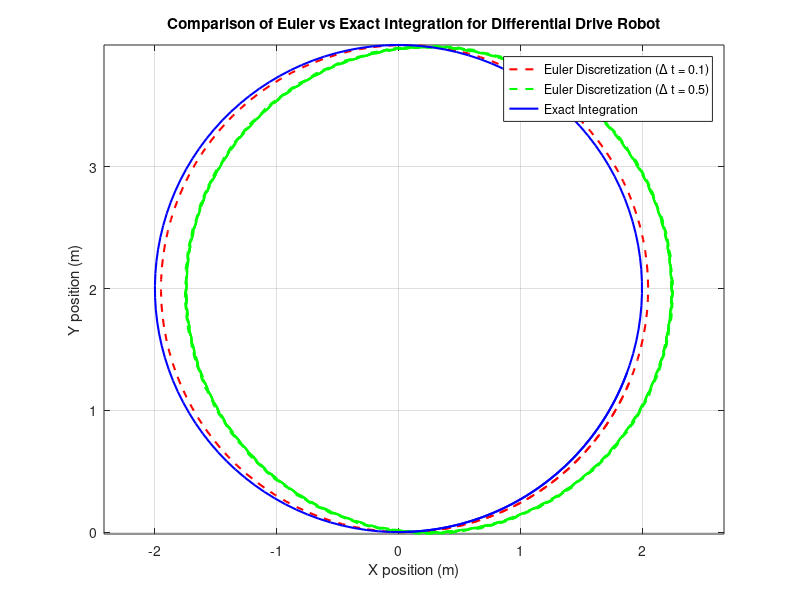

Reproduce this figure in MATLAB.
%% Comparison of Euler Discretization and Exact Integration for Differential Drive Robot

% Parameters
v = 1.0;               % Linear velocity (m/s)
omega = 0.5;           % Angular velocity (rad/s)
x0 = 0;                % Initial x position
y0 = 0;                % Initial y position
theta0 = 0;            % Initial orientation (rad)
num_steps = 150;        % Number of steps

% Case 1: Delta_t = 0.1 (small time step)
Delta_t1 = 0.1;
x_euler1 = zeros(1, num_steps+1);
y_euler1 = zeros(1, num_steps+1);
theta_euler1 = zeros(1, num_steps+1);
x_exact1 = zeros(1, num_steps+1);
y_exact1 = zeros(1, num_steps+1);
theta_exact1 = zeros(1, num_steps+1);
x_euler1(1) = x0;
y_euler1(1) = y0;
theta_euler1(1) = theta0;
x_exact1(1) = x0;
y_exact1(1) = y0;
theta_exact1(1) = theta0;

for k = 1:num_steps
    % Euler discretization
    x_euler1(k+1) = x_euler1(k) + v * cos(theta_euler1(k)) * Delta_t1;
    y_euler1(k+1) = y_euler1(k) + v * sin(theta_euler1(k)) * Delta_t1;
    theta_euler1(k+1) = theta_euler1(k) + omega * Delta_t1;
    % Exact integration
    theta_next = theta_exact1(k) + omega * Delta_t1;
    if omega ~= 0
        x_exact1(k+1) = x_exact1(k) + (v / omega) * (sin(theta_next) - sin(theta_exact1(k)));
        y_exact1(k+1) = y_exact1(k) - (v / omega) * (cos(theta_next) - cos(theta_exact1(k)));
    else
        x_exact1(k+1) = x_exact1(k) + v * cos(theta_exact1(k)) * Delta_t1;
        y_exact1(k+1) = y_exact1(k) + v * sin(theta_exact1(k)) * Delta_t1;
    end
    theta_exact1(k+1) = theta_next;
end

% Case 2: Delta_t = 0.5 (large time step)
Delta_t2 = 0.5;
x_euler2 = zeros(1, num_steps+1);
y_euler2 = zeros(1, num_steps+1);
theta_euler2 = zeros(1, num_steps+1);
x_exact2 = zeros(1, num_steps+1);
y_exact2 = zeros(1, num_steps+1);
theta_exact2 = zeros(1, num_steps+1);
x_euler2(1) = x0;
y_euler2(1) = y0;
theta_euler2(1) = theta0;
x_exact2(1) = x0;
y_exact2(1) = y0;
theta_exact2(1) = theta0;

for k = 1:num_steps
    % Euler discretization
    x_euler2(k+1) = x_euler2(k) + v * cos(theta_euler2(k)) * Delta_t2;
    y_euler2(k+1) = y_euler2(k) + v * sin(theta_euler2(k)) * Delta_t2;
    theta_euler2(k+1) = theta_euler2(k) + omega * Delta_t2;
    % Exact integration
    theta_next = theta_exact2(k) + omega * Delta_t2;
    if omega ~= 0
        x_exact2(k+1) = x_exact2(k) + (v / omega) * (sin(theta_next) - sin(theta_exact2(k)));
        y_exact2(k+1) = y_exact2(k) - (v / omega) * (cos(theta_next) - cos(theta_exact2(k)));
    else
        x_exact2(k+1) = x_exact2(k) + v * cos(theta_exact2(k)) * Delta_t2;
        y_exact2(k+1) = y_exact2(k) + v * sin(theta_exact2(k)) * Delta_t2;
    end
    theta_exact2(k+1) = theta_next;
end

% Plot results
figure;
plot(x_euler1, y_euler1, 'r--', 'LineWidth', 1.5); hold on;
plot(x_euler2, y_euler2, 'g--', 'LineWidth', 1.5);
plot(x_exact1, y_exact1, 'b-', 'LineWidth', 1.5);
legend('Euler Discretization (\Delta t = 0.1)', 'Euler Discretization (\Delta t = 0.5)', 'Exact Integration');
title('Comparison of Euler vs Exact Integration for Differential Drive Robot');
xlabel('X position (m)');
ylabel('Y position (m)');
grid on;
axis equal;
